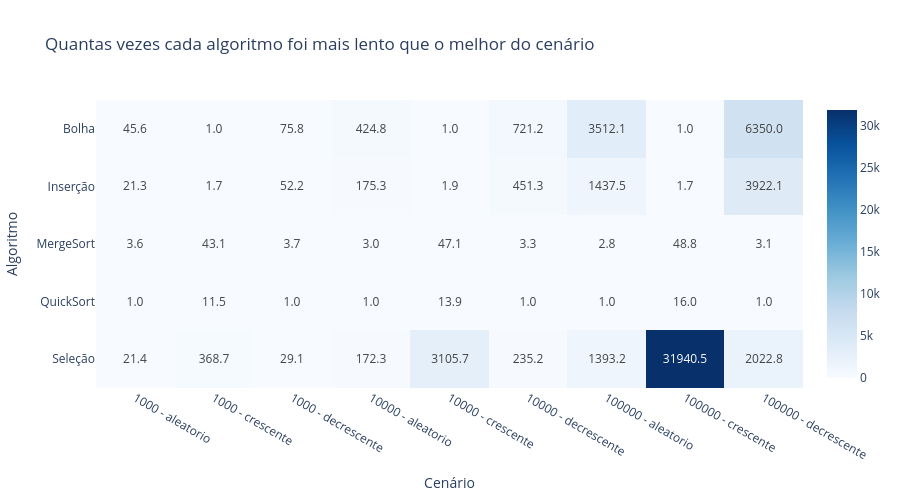

Notebook code for this chart:
### Code cell
import numpy as np
import pandas as pd
import matplotlib.pyplot as plt
import plotly.express as px

# =========================================================
# 1) HEATMAP — QUANTAS VEZES MAIS LENTO QUE O MELHOR DO CENÁRIO
# =========================================================
df_rel = df_resultados.copy()
df_rel["Cenário"] = df_rel["Tamanho"].astype(str) + " - " + df_rel["Tipo de vetor"]

melhor_por_cenario = df_rel.groupby("Cenário")["Tempo médio (s)"].transform("min")
df_rel["Vezes mais lento que o melhor"] = df_rel["Tempo médio (s)"] / melhor_por_cenario

heat_rel = df_rel.pivot(
    index="Algoritmo",
    columns="Cenário",
    values="Vezes mais lento que o melhor"
)

plt.figure(figsize=(16, 6))
plt.imshow(np.log10(heat_rel.values), aspect="auto")
plt.xticks(range(len(heat_rel.columns)), heat_rel.columns, rotation=45, ha="right")
plt.yticks(range(len(heat_rel.index)), heat_rel.index)
plt.colorbar(label="log10(vezes mais lento que o melhor)")
plt.title("Desempenho relativo ao melhor algoritmo de cada cenário")
plt.tight_layout()
plt.show()

display(
    df_rel[["Tamanho", "Tipo de vetor", "Algoritmo", "Tempo médio (s)", "Vezes mais lento que o melhor"]]
    .sort_values(["Tamanho", "Tipo de vetor", "Vezes mais lento que o melhor"])
)

# =========================================================
# 2) HEATMAP — ESTABILIDADE DAS REPETIÇÕES (COEFICIENTE DE VARIAÇÃO)
# =========================================================
df_cv = (
    df_tentativas
    .groupby(["Tamanho", "Tipo de vetor", "Algoritmo"])["Tempo (s)"]
    .agg(["mean", "std"])
    .reset_index()
)

df_cv["CV (%)"] = np.where(df_cv["mean"] > 0, (df_cv["std"] / df_cv["mean"]) * 100, np.nan)
df_cv["Cenário"] = df_cv["Tamanho"].astype(str) + " - " + df_cv["Tipo de vetor"]

heat_cv = df_cv.pivot(
    index="Algoritmo",
    columns="Cenário",
    values="CV (%)"
)

plt.figure(figsize=(16, 6))
plt.imshow(heat_cv.values, aspect="auto")
plt.xticks(range(len(heat_cv.columns)), heat_cv.columns, rotation=45, ha="right")
plt.yticks(range(len(heat_cv.index)), heat_cv.index)
plt.colorbar(label="Coeficiente de variação (%)")
plt.title("Estabilidade dos tempos por cenário")
plt.tight_layout()
plt.show()

display(
    df_cv[["Tamanho", "Tipo de vetor", "Algoritmo", "CV (%)"]]
    .sort_values(["Tamanho", "Tipo de vetor", "CV (%)"])
)

# =========================================================
# 3) VERSÃO INTERATIVA EM PLOTLY — TEMPO RELATIVO AO MELHOR
# =========================================================
fig_rel = px.imshow(
    heat_rel,
    text_auto=".1f",
    aspect="auto",
    color_continuous_scale="Blues",
    title="Quantas vezes cada algoritmo foi mais lento que o melhor do cenário"
)
fig_rel.update_layout(height=500)
fig_rel.show()

### Figure 1 — Plotly figure (JSON) as saved in the notebook; plotly's stock layout.template omitted (floating-point values rounded to 4 significant figures)
{"data": [{"coloraxis": "coloraxis", "hovertemplate": "Cenário: %{x}<br>Algoritmo: %{y}<br>color: %{z}<extra></extra>", "name": "0", "texttemplate": "%{z:.1f}", "type": "heatmap", "x": ["1000 - aleatorio", "1000 - crescente", "1000 - decrescente", "10000 - aleatorio", "10000 - crescente", "10000 - decrescente", "100000 - aleatorio", "100000 - crescente", "100000 - decrescente"], "xaxis": "x", "y": ["Bolha", "Inserção", "MergeSort", "QuickSort", "Seleção"], "yaxis": "y", "z": [[45.6, 1.0, 75.75, 424.8, 1.0, 721.2, 3512.0, 1.0, 6350.0], [21.3, 1.656, 52.17, 175.3, 1.945, 451.3, 1437.0, 1.718, 3922.0], [3.599, 43.12, 3.684, 2.98, 47.1, 3.312, 2.821, 48.81, 3.084], [1.0, 11.46, 1.0, 1.0, 13.87, 1.0, 1.0, 15.96, 1.0], [21.43, 368.7, 29.12, 172.3, 3106.0, 235.2, 1393.0, 31940.0, 2023.0]]}], "layout": {"coloraxis": {"colorscale": [[0, "rgb(247,251,255)"], [0.125, "rgb(222,235,247)"], [0.25, "rgb(198,219,239)"], [0.375, "rgb(158,202,225)"], [0.5, "rgb(107,174,214)"], [0.625, "rgb(66,146,198)"], [0.75, "rgb(33,113,181)"], [0.875, "rgb(8,81,156)"], [1, "rgb(8,48,107)"]]}, "height": 500, "title": {"text": "Quantas vezes cada algoritmo foi mais lento que o melhor do cenário"}, "xaxis": {"anchor": "y", "domain": [0, 1], "title": {"text": "Cenário"}}, "yaxis": {"anchor": "x", "autorange": "reversed", "domain": [0, 1], "title": {"text": "Algoritmo"}}}}
